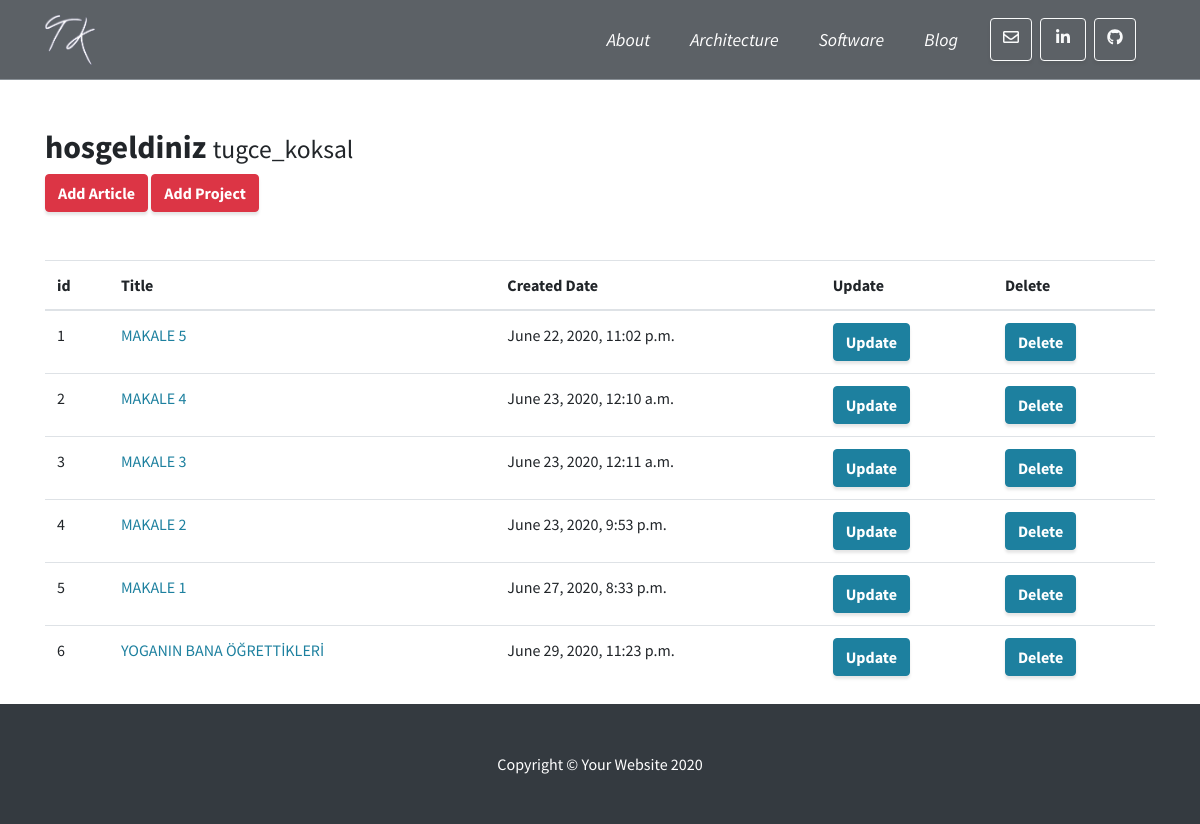
/user/dashboard/ (signed in), run on the app's committed database.
### article/models.py (models this page shows, shortened)
class Article(models.Model):
    title=models.CharField(max_length=50)
    created_date=models.DateTimeField(auto_now_add=True)
    article_image = models.FileField(blank = True,null = True,verbose_name=" Add Image")
    content = RichTextField()

### user/views.py (the view)
# urls.py: path('dashboard/',views.dashboard,name = "dashboard"),
@login_required(login_url='user:login')
def dashboard(request):
    articles = Article.objects.all()
    context = {
        "articles":articles
    }
    return render(request, 'dashboard.html',context)

### templates/dashboard.html
{%extends 'layout.html'%}
{% load static %}
{% block body %}
<div class="container my-5">
    <h2>hosgeldiniz <small>{{request.user.username}}</small></h2>
    <a href="/blog/addarticle">
        <button type="button" class="btn btn-danger" >Add Article</button>
    </a>
    <a href="/blog/addproject">
        <button type="button" class="btn btn-danger" >Add Project</button>
    </a>
</div>
<div class='container'>
    <table class="table">
        <thead>
          <tr>
            <th scope="col">id</th>
            <th scope="col">Title</th>
            <th scope="col">Created Date</th>
            <th scope="col">Update</th>
            <th scope="col">Delete</th>
          </tr>
        </thead>
        <tbody>
            {% for article in articles %}
          <tr>
            <td>{{article.id}}</td>
            <td><a href="/blog/{{article.id}}">{{article.title}}</a></td>
            <td>{{article.created_date}}</td>
            <td>
                <a href="/user/update/{{article.id}}" class = "btn btn-primary">Update</a>
            </td>
            <td>
                <a href="/user/delete/{{article.id}}" class = "btn btn-primary">Delete</a>
            </td>
          </tr>
          {%endfor%}
        </tbody>
      </table>
</div>
{% endblock %}

### static/css/style.css (style rules this page uses)
.container { padding-left: 80px;padding-right: 80px; }

### data on the page
Article: id "1", title "MAKALE 5", created_date "June 22, 2020, 11:02 p.m."
Article: id "2", title "MAKALE 4", created_date "June 23, 2020, 12:10 a.m."
Article: id "3", title "MAKALE 3", created_date "June 23, 2020, 12:11 a.m."
Article: id "4", title "MAKALE 2", created_date "June 23, 2020, 9:53 p.m."
Article: id "5", title "MAKALE 1", created_date "June 27, 2020, 8:33 p.m."
Article: id "6", title "YOGANIN BANA ÖĞRETTİKLERİ", created_date "June 29, 2020, 11:23 p.m."

### other printed values
{{ request.user.username }} "tugce_koksal"
